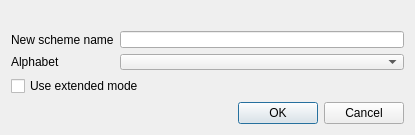
<?xml version="1.0" encoding="UTF-8"?>
<ui version="4.0">
 <class>CreateMSAScheme</class>
 <widget class="QDialog" name="CreateMSAScheme">
  <property name="windowModality">
   <enum>Qt::NonModal</enum>
  </property>
  <property name="geometry">
   <rect>
    <x>0</x>
    <y>0</y>
    <width>415</width>
    <height>135</height>
   </rect>
  </property>
  <property name="minimumSize">
   <size>
    <width>415</width>
    <height>135</height>
   </size>
  </property>
  <property name="windowTitle">
   <string>Create Alignment Color Scheme</string>
  </property>
  <layout class="QVBoxLayout" name="verticalLayout">
   <item>
    <widget class="QLabel" name="validLabel">
     <property name="sizePolicy">
      <sizepolicy hsizetype="Preferred" vsizetype="Maximum">
       <horstretch>0</horstretch>
       <verstretch>0</verstretch>
      </sizepolicy>
     </property>
     <property name="text">
      <string/>
     </property>
    </widget>
   </item>
   <item>
    <layout class="QGridLayout" name="gridLayout">
     <item row="0" column="0">
      <widget class="QLabel" name="label">
       <property name="sizePolicy">
        <sizepolicy hsizetype="Preferred" vsizetype="Preferred">
         <horstretch>0</horstretch>
         <verstretch>0</verstretch>
        </sizepolicy>
       </property>
       <property name="text">
        <string>New scheme name</string>
       </property>
      </widget>
     </item>
     <item row="0" column="1">
      <widget class="QLineEdit" name="schemeName">
       <property name="sizePolicy">
        <sizepolicy hsizetype="Expanding" vsizetype="Fixed">
         <horstretch>0</horstretch>
         <verstretch>0</verstretch>
        </sizepolicy>
       </property>
       <property name="minimumSize">
        <size>
         <width>281</width>
         <height>0</height>
        </size>
       </property>
      </widget>
     </item>
     <item row="1" column="0">
      <widget class="QLabel" name="label_2">
       <property name="sizePolicy">
        <sizepolicy hsizetype="Preferred" vsizetype="Preferred">
         <horstretch>0</horstretch>
         <verstretch>0</verstretch>
        </sizepolicy>
       </property>
       <property name="text">
        <string>Alphabet</string>
       </property>
      </widget>
     </item>
     <item row="1" column="1">
      <widget class="QComboBox" name="alphabetComboBox">
       <property name="sizePolicy">
        <sizepolicy hsizetype="Expanding" vsizetype="Fixed">
         <horstretch>0</horstretch>
         <verstretch>0</verstretch>
        </sizepolicy>
       </property>
       <property name="minimumSize">
        <size>
         <width>281</width>
         <height>0</height>
        </size>
       </property>
      </widget>
     </item>
    </layout>
   </item>
   <item>
    <widget class="QCheckBox" name="extendedModeBox">
     <property name="sizePolicy">
      <sizepolicy hsizetype="Preferred" vsizetype="Maximum">
       <horstretch>0</horstretch>
       <verstretch>0</verstretch>
      </sizepolicy>
     </property>
     <property name="text">
      <string>Use extended mode</string>
     </property>
    </widget>
   </item>
   <item>
    <spacer name="verticalSpacer">
     <property name="orientation">
      <enum>Qt::Vertical</enum>
     </property>
     <property name="sizeHint" stdset="0">
      <size>
       <width>20</width>
       <height>40</height>
      </size>
     </property>
    </spacer>
   </item>
   <item>
    <widget class="QDialogButtonBox" name="buttonBox">
     <property name="standardButtons">
      <set>QDialogButtonBox::Cancel|QDialogButtonBox::Ok</set>
     </property>
    </widget>
   </item>
  </layout>
 </widget>
 <resources/>
 <connections/>
</ui>
